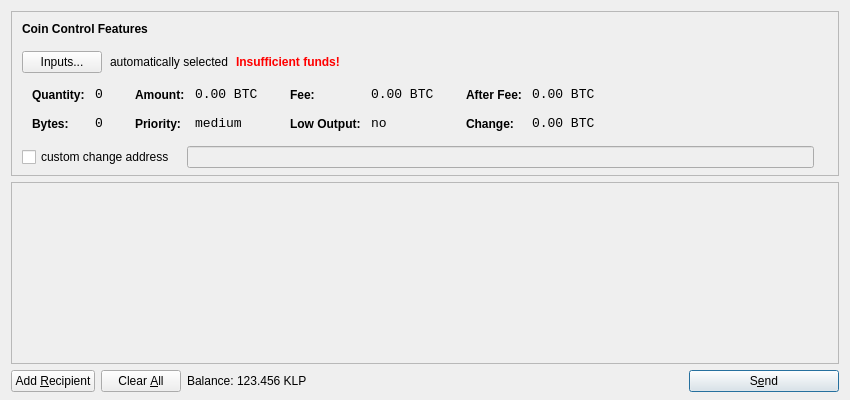
<?xml version="1.0" encoding="UTF-8"?>
<ui version="4.0">
 <class>SendCoinsDialog</class>
 <widget class="QDialog" name="SendCoinsDialog">
  <property name="geometry">
   <rect>
    <x>0</x>
    <y>0</y>
    <width>850</width>
    <height>400</height>
   </rect>
  </property>
  <property name="windowTitle">
   <string>Send Coins</string>
  </property>
  <layout class="QVBoxLayout" name="verticalLayout" stretch="0,1,0">
   <property name="bottomMargin">
    <number>8</number>
   </property>
   <item>
    <widget class="QFrame" name="frameCoinControl">
     <property name="sizePolicy">
      <sizepolicy hsizetype="Expanding" vsizetype="Expanding">
       <horstretch>0</horstretch>
       <verstretch>0</verstretch>
      </sizepolicy>
     </property>
     <property name="maximumSize">
      <size>
       <width>16777215</width>
       <height>16777215</height>
      </size>
     </property>
     <property name="frameShape">
      <enum>QFrame::StyledPanel</enum>
     </property>
     <property name="frameShadow">
      <enum>QFrame::Sunken</enum>
     </property>
     <layout class="QVBoxLayout" name="verticalLayoutCoinControl2">
      <property name="spacing">
       <number>-1</number>
      </property>
      <property name="leftMargin">
       <number>0</number>
      </property>
      <property name="topMargin">
       <number>0</number>
      </property>
      <property name="rightMargin">
       <number>0</number>
      </property>
      <property name="bottomMargin">
       <number>6</number>
      </property>
      <item>
       <layout class="QVBoxLayout" name="verticalLayoutCoinControl" stretch="0,0,0,0,1">
        <property name="spacing">
         <number>0</number>
        </property>
        <property name="leftMargin">
         <number>10</number>
        </property>
        <property name="topMargin">
         <number>10</number>
        </property>
        <item>
         <layout class="QHBoxLayout" name="horizontalLayoutCoinControl1">
          <property name="bottomMargin">
           <number>15</number>
          </property>
          <item>
           <widget class="QLabel" name="labelCoinControlFeatures">
            <property name="sizePolicy">
             <sizepolicy hsizetype="Preferred" vsizetype="Maximum">
              <horstretch>0</horstretch>
              <verstretch>0</verstretch>
             </sizepolicy>
            </property>
            <property name="font">
             <font>
              <weight>75</weight>
              <bold>true</bold>
             </font>
            </property>
            <property name="styleSheet">
             <string notr="true">font-weight:bold;</string>
            </property>
            <property name="text">
             <string>Coin Control Features</string>
            </property>
           </widget>
          </item>
         </layout>
        </item>
        <item>
         <layout class="QHBoxLayout" name="horizontalLayoutCoinControl2" stretch="0,0,0,0">
          <property name="spacing">
           <number>8</number>
          </property>
          <property name="bottomMargin">
           <number>10</number>
          </property>
          <item>
           <widget class="QPushButton" name="pushButtonCoinControl">
            <property name="styleSheet">
             <string notr="true"/>
            </property>
            <property name="text">
             <string>Inputs...</string>
            </property>
           </widget>
          </item>
          <item>
           <widget class="QLabel" name="labelCoinControlAutomaticallySelected">
            <property name="text">
             <string>automatically selected</string>
            </property>
            <property name="margin">
             <number>5</number>
            </property>
           </widget>
          </item>
          <item>
           <widget class="QLabel" name="labelCoinControlInsuffFunds">
            <property name="font">
             <font>
              <weight>75</weight>
              <bold>true</bold>
             </font>
            </property>
            <property name="styleSheet">
             <string notr="true">color:red;font-weight:bold;</string>
            </property>
            <property name="text">
             <string>Insufficient funds!</string>
            </property>
            <property name="margin">
             <number>5</number>
            </property>
           </widget>
          </item>
          <item>
           <spacer name="horizontalSpacerCoinControl">
            <property name="orientation">
             <enum>Qt::Horizontal</enum>
            </property>
            <property name="sizeHint" stdset="0">
             <size>
              <width>40</width>
              <height>1</height>
             </size>
            </property>
           </spacer>
          </item>
         </layout>
        </item>
        <item>
         <widget class="QWidget" name="widgetCoinControl" native="true">
          <property name="sizePolicy">
           <sizepolicy hsizetype="Preferred" vsizetype="Preferred">
            <horstretch>0</horstretch>
            <verstretch>0</verstretch>
           </sizepolicy>
          </property>
          <property name="minimumSize">
           <size>
            <width>0</width>
            <height>0</height>
           </size>
          </property>
          <property name="styleSheet">
           <string notr="true"/>
          </property>
          <layout class="QHBoxLayout" name="horizontalLayoutCoinControl5">
           <property name="margin">
            <number>0</number>
           </property>
           <item>
            <layout class="QHBoxLayout" name="horizontalLayoutCoinControl3" stretch="0,0,0,1">
             <property name="spacing">
              <number>20</number>
             </property>
             <property name="topMargin">
              <number>0</number>
             </property>
             <property name="bottomMargin">
              <number>10</number>
             </property>
             <item>
              <layout class="QFormLayout" name="formLayoutCoinControl1">
               <property name="horizontalSpacing">
                <number>10</number>
               </property>
               <property name="verticalSpacing">
                <number>14</number>
               </property>
               <property name="leftMargin">
                <number>10</number>
               </property>
               <property name="topMargin">
                <number>4</number>
               </property>
               <property name="rightMargin">
                <number>6</number>
               </property>
               <item row="0" column="0">
                <widget class="QLabel" name="labelCoinControlQuantityText">
                 <property name="styleSheet">
                  <string notr="true">font-weight:bold;</string>
                 </property>
                 <property name="text">
                  <string>Quantity:</string>
                 </property>
                 <property name="margin">
                  <number>0</number>
                 </property>
                </widget>
               </item>
               <item row="0" column="1">
                <widget class="QLabel" name="labelCoinControlQuantity">
                 <property name="font">
                  <font>
                   <family>Monospace</family>
                   <pointsize>10</pointsize>
                  </font>
                 </property>
                 <property name="cursor">
                  <cursorShape>IBeamCursor</cursorShape>
                 </property>
                 <property name="contextMenuPolicy">
                  <enum>Qt::ActionsContextMenu</enum>
                 </property>
                 <property name="text">
                  <string notr="true">0</string>
                 </property>
                 <property name="margin">
                  <number>0</number>
                 </property>
                 <property name="textInteractionFlags">
                  <set>Qt::LinksAccessibleByMouse|Qt::TextSelectableByKeyboard|Qt::TextSelectableByMouse</set>
                 </property>
                </widget>
               </item>
               <item row="1" column="0">
                <widget class="QLabel" name="labelCoinControlBytesText">
                 <property name="styleSheet">
                  <string notr="true">font-weight:bold;</string>
                 </property>
                 <property name="text">
                  <string>Bytes:</string>
                 </property>
                </widget>
               </item>
               <item row="1" column="1">
                <widget class="QLabel" name="labelCoinControlBytes">
                 <property name="font">
                  <font>
                   <family>Monospace</family>
                   <pointsize>10</pointsize>
                  </font>
                 </property>
                 <property name="cursor">
                  <cursorShape>IBeamCursor</cursorShape>
                 </property>
                 <property name="contextMenuPolicy">
                  <enum>Qt::ActionsContextMenu</enum>
                 </property>
                 <property name="text">
                  <string notr="true">0</string>
                 </property>
                 <property name="textInteractionFlags">
                  <set>Qt::LinksAccessibleByMouse|Qt::TextSelectableByKeyboard|Qt::TextSelectableByMouse</set>
                 </property>
                </widget>
               </item>
              </layout>
             </item>
             <item>
              <layout class="QFormLayout" name="formLayoutCoinControl2">
               <property name="horizontalSpacing">
                <number>10</number>
               </property>
               <property name="verticalSpacing">
                <number>14</number>
               </property>
               <property name="leftMargin">
                <number>6</number>
               </property>
               <property name="topMargin">
                <number>4</number>
               </property>
               <property name="rightMargin">
                <number>6</number>
               </property>
               <item row="0" column="0">
                <widget class="QLabel" name="labelCoinControlAmountText">
                 <property name="styleSheet">
                  <string notr="true">font-weight:bold;</string>
                 </property>
                 <property name="text">
                  <string>Amount:</string>
                 </property>
                 <property name="margin">
                  <number>0</number>
                 </property>
                </widget>
               </item>
               <item row="0" column="1">
                <widget class="QLabel" name="labelCoinControlAmount">
                 <property name="font">
                  <font>
                   <family>Monospace</family>
                   <pointsize>10</pointsize>
                  </font>
                 </property>
                 <property name="cursor">
                  <cursorShape>IBeamCursor</cursorShape>
                 </property>
                 <property name="contextMenuPolicy">
                  <enum>Qt::ActionsContextMenu</enum>
                 </property>
                 <property name="text">
                  <string notr="true">0.00 BTC</string>
                 </property>
                 <property name="textInteractionFlags">
                  <set>Qt::LinksAccessibleByMouse|Qt::TextSelectableByKeyboard|Qt::TextSelectableByMouse</set>
                 </property>
                </widget>
               </item>
               <item row="1" column="0">
                <widget class="QLabel" name="labelCoinControlPriorityText">
                 <property name="styleSheet">
                  <string notr="true">font-weight:bold;</string>
                 </property>
                 <property name="text">
                  <string>Priority:</string>
                 </property>
                </widget>
               </item>
               <item row="1" column="1">
                <widget class="QLabel" name="labelCoinControlPriority">
                 <property name="font">
                  <font>
                   <family>Monospace</family>
                   <pointsize>10</pointsize>
                  </font>
                 </property>
                 <property name="cursor">
                  <cursorShape>IBeamCursor</cursorShape>
                 </property>
                 <property name="contextMenuPolicy">
                  <enum>Qt::ActionsContextMenu</enum>
                 </property>
                 <property name="text">
                  <string>medium</string>
                 </property>
                 <property name="textInteractionFlags">
                  <set>Qt::LinksAccessibleByMouse|Qt::TextSelectableByKeyboard|Qt::TextSelectableByMouse</set>
                 </property>
                </widget>
               </item>
              </layout>
             </item>
             <item>
              <layout class="QFormLayout" name="formLayoutCoinControl3">
               <property name="horizontalSpacing">
                <number>10</number>
               </property>
               <property name="verticalSpacing">
                <number>14</number>
               </property>
               <property name="leftMargin">
                <number>6</number>
               </property>
               <property name="topMargin">
                <number>4</number>
               </property>
               <property name="rightMargin">
                <number>6</number>
               </property>
               <item row="0" column="0">
                <widget class="QLabel" name="labelCoinControlFeeText">
                 <property name="styleSheet">
                  <string notr="true">font-weight:bold;</string>
                 </property>
                 <property name="text">
                  <string>Fee:</string>
                 </property>
                 <property name="margin">
                  <number>0</number>
                 </property>
                </widget>
               </item>
               <item row="0" column="1">
                <widget class="QLabel" name="labelCoinControlFee">
                 <property name="font">
                  <font>
                   <family>Monospace</family>
                   <pointsize>10</pointsize>
                  </font>
                 </property>
                 <property name="cursor">
                  <cursorShape>IBeamCursor</cursorShape>
                 </property>
                 <property name="contextMenuPolicy">
                  <enum>Qt::ActionsContextMenu</enum>
                 </property>
                 <property name="text">
                  <string notr="true">0.00 BTC</string>
                 </property>
                 <property name="textInteractionFlags">
                  <set>Qt::LinksAccessibleByMouse|Qt::TextSelectableByKeyboard|Qt::TextSelectableByMouse</set>
                 </property>
                </widget>
               </item>
               <item row="1" column="0">
                <widget class="QLabel" name="labelCoinControlLowOutputText">
                 <property name="styleSheet">
                  <string notr="true">font-weight:bold;</string>
                 </property>
                 <property name="text">
                  <string>Low Output:</string>
                 </property>
                </widget>
               </item>
               <item row="1" column="1">
                <widget class="QLabel" name="labelCoinControlLowOutput">
                 <property name="font">
                  <font>
                   <family>Monospace</family>
                   <pointsize>10</pointsize>
                  </font>
                 </property>
                 <property name="cursor">
                  <cursorShape>IBeamCursor</cursorShape>
                 </property>
                 <property name="contextMenuPolicy">
                  <enum>Qt::ActionsContextMenu</enum>
                 </property>
                 <property name="text">
                  <string>no</string>
                 </property>
                 <property name="textInteractionFlags">
                  <set>Qt::LinksAccessibleByMouse|Qt::TextSelectableByKeyboard|Qt::TextSelectableByMouse</set>
                 </property>
                </widget>
               </item>
              </layout>
             </item>
             <item>
              <layout class="QFormLayout" name="formLayoutCoinControl4">
               <property name="horizontalSpacing">
                <number>10</number>
               </property>
               <property name="verticalSpacing">
                <number>14</number>
               </property>
               <property name="leftMargin">
                <number>6</number>
               </property>
               <property name="topMargin">
                <number>4</number>
               </property>
               <property name="rightMargin">
                <number>6</number>
               </property>
               <item row="0" column="0">
                <widget class="QLabel" name="labelCoinControlAfterFeeText">
                 <property name="styleSheet">
                  <string notr="true">font-weight:bold;</string>
                 </property>
                 <property name="text">
                  <string>After Fee:</string>
                 </property>
                 <property name="margin">
                  <number>0</number>
                 </property>
                </widget>
               </item>
               <item row="0" column="1">
                <widget class="QLabel" name="labelCoinControlAfterFee">
                 <property name="font">
                  <font>
                   <family>Monospace</family>
                   <pointsize>10</pointsize>
                  </font>
                 </property>
                 <property name="cursor">
                  <cursorShape>IBeamCursor</cursorShape>
                 </property>
                 <property name="contextMenuPolicy">
                  <enum>Qt::ActionsContextMenu</enum>
                 </property>
                 <property name="text">
                  <string notr="true">0.00 BTC</string>
                 </property>
                 <property name="textInteractionFlags">
                  <set>Qt::LinksAccessibleByMouse|Qt::TextSelectableByKeyboard|Qt::TextSelectableByMouse</set>
                 </property>
                </widget>
               </item>
               <item row="1" column="0">
                <widget class="QLabel" name="labelCoinControlChangeText">
                 <property name="styleSheet">
                  <string notr="true">font-weight:bold;</string>
                 </property>
                 <property name="text">
                  <string>Change:</string>
                 </property>
                </widget>
               </item>
               <item row="1" column="1">
                <widget class="QLabel" name="labelCoinControlChange">
                 <property name="font">
                  <font>
                   <family>Monospace</family>
                   <pointsize>10</pointsize>
                  </font>
                 </property>
                 <property name="cursor">
                  <cursorShape>IBeamCursor</cursorShape>
                 </property>
                 <property name="contextMenuPolicy">
                  <enum>Qt::ActionsContextMenu</enum>
                 </property>
                 <property name="text">
                  <string notr="true">0.00 BTC</string>
                 </property>
                 <property name="textInteractionFlags">
                  <set>Qt::LinksAccessibleByMouse|Qt::TextSelectableByKeyboard|Qt::TextSelectableByMouse</set>
                 </property>
                </widget>
               </item>
              </layout>
             </item>
            </layout>
           </item>
          </layout>
         </widget>
        </item>
        <item>
         <layout class="QHBoxLayout" name="horizontalLayoutCoinControl4" stretch="0,0,0">
          <property name="spacing">
           <number>12</number>
          </property>
          <property name="sizeConstraint">
           <enum>QLayout::SetDefaultConstraint</enum>
          </property>
          <property name="topMargin">
           <number>5</number>
          </property>
          <property name="rightMargin">
           <number>5</number>
          </property>
          <item>
           <widget class="QCheckBox" name="checkBoxCoinControlChange">
            <property name="text">
             <string>custom change address</string>
            </property>
           </widget>
          </item>
          <item>
           <widget class="QLineEdit" name="lineEditCoinControlChange">
            <property name="enabled">
             <bool>false</bool>
            </property>
            <property name="sizePolicy">
             <sizepolicy hsizetype="Expanding" vsizetype="Fixed">
              <horstretch>0</horstretch>
              <verstretch>0</verstretch>
             </sizepolicy>
            </property>
           </widget>
          </item>
          <item>
           <widget class="QLabel" name="labelCoinControlChangeLabel">
            <property name="sizePolicy">
             <sizepolicy hsizetype="Preferred" vsizetype="Expanding">
              <horstretch>0</horstretch>
              <verstretch>0</verstretch>
             </sizepolicy>
            </property>
            <property name="minimumSize">
             <size>
              <width>0</width>
              <height>0</height>
             </size>
            </property>
            <property name="text">
             <string/>
            </property>
            <property name="margin">
             <number>3</number>
            </property>
           </widget>
          </item>
         </layout>
        </item>
        <item>
         <spacer name="verticalSpacerCoinControl">
          <property name="orientation">
           <enum>Qt::Vertical</enum>
          </property>
          <property name="sizeHint" stdset="0">
           <size>
            <width>800</width>
            <height>1</height>
           </size>
          </property>
         </spacer>
        </item>
       </layout>
      </item>
     </layout>
    </widget>
   </item>
   <item>
    <widget class="QScrollArea" name="scrollArea">
     <property name="widgetResizable">
      <bool>true</bool>
     </property>
     <widget class="QWidget" name="scrollAreaWidgetContents">
      <property name="geometry">
       <rect>
        <x>0</x>
        <y>0</y>
        <width>830</width>
        <height>165</height>
       </rect>
      </property>
      <layout class="QVBoxLayout" name="verticalLayout_2">
       <property name="margin">
        <number>0</number>
       </property>
       <item>
        <layout class="QVBoxLayout" name="entries">
         <property name="spacing">
          <number>6</number>
         </property>
        </layout>
       </item>
       <item>
        <spacer name="verticalSpacer">
         <property name="orientation">
          <enum>Qt::Vertical</enum>
         </property>
         <property name="sizeHint" stdset="0">
          <size>
           <width>20</width>
           <height>40</height>
          </size>
         </property>
        </spacer>
       </item>
      </layout>
     </widget>
    </widget>
   </item>
   <item>
    <layout class="QHBoxLayout" name="horizontalLayout">
     <item>
      <widget class="QPushButton" name="addButton">
       <property name="toolTip">
        <string>Send to multiple recipients at once</string>
       </property>
       <property name="text">
        <string>Add &amp;Recipient</string>
       </property>
       <property name="icon">
        <iconset resource="../bitcoin.qrc">
         <normaloff>:/icons/add</normaloff>:/icons/add</iconset>
       </property>
       <property name="autoDefault">
        <bool>false</bool>
       </property>
      </widget>
     </item>
     <item>
      <widget class="QPushButton" name="clearButton">
       <property name="sizePolicy">
        <sizepolicy hsizetype="Minimum" vsizetype="Fixed">
         <horstretch>0</horstretch>
         <verstretch>0</verstretch>
        </sizepolicy>
       </property>
       <property name="toolTip">
        <string>Remove all transaction fields</string>
       </property>
       <property name="text">
        <string>Clear &amp;All</string>
       </property>
       <property name="icon">
        <iconset resource="../bitcoin.qrc">
         <normaloff>:/icons/remove</normaloff>:/icons/remove</iconset>
       </property>
       <property name="autoRepeatDelay">
        <number>300</number>
       </property>
       <property name="autoDefault">
        <bool>false</bool>
       </property>
      </widget>
     </item>
     <item>
      <layout class="QHBoxLayout" name="horizontalLayout_2">
       <property name="spacing">
        <number>3</number>
       </property>
       <item>
        <widget class="QLabel" name="label">
         <property name="text">
          <string>Balance:</string>
         </property>
        </widget>
       </item>
       <item>
        <widget class="QLabel" name="labelBalance">
         <property name="cursor">
          <cursorShape>IBeamCursor</cursorShape>
         </property>
         <property name="text">
          <string>123.456 KLP</string>
         </property>
         <property name="textInteractionFlags">
          <set>Qt::LinksAccessibleByMouse|Qt::TextSelectableByKeyboard|Qt::TextSelectableByMouse</set>
         </property>
        </widget>
       </item>
      </layout>
     </item>
     <item>
      <spacer name="horizontalSpacer">
       <property name="orientation">
        <enum>Qt::Horizontal</enum>
       </property>
       <property name="sizeHint" stdset="0">
        <size>
         <width>40</width>
         <height>20</height>
        </size>
       </property>
      </spacer>
     </item>
     <item>
      <widget class="QPushButton" name="sendButton">
       <property name="minimumSize">
        <size>
         <width>150</width>
         <height>0</height>
        </size>
       </property>
       <property name="toolTip">
        <string>Confirm the send action</string>
       </property>
       <property name="text">
        <string>S&amp;end</string>
       </property>
       <property name="icon">
        <iconset resource="../bitcoin.qrc">
         <normaloff>:/icons/send</normaloff>:/icons/send</iconset>
       </property>
       <property name="default">
        <bool>true</bool>
       </property>
      </widget>
     </item>
    </layout>
   </item>
  </layout>
 </widget>
 <resources>
  <include location="../bitcoin.qrc"/>
 </resources>
 <connections/>
</ui>
